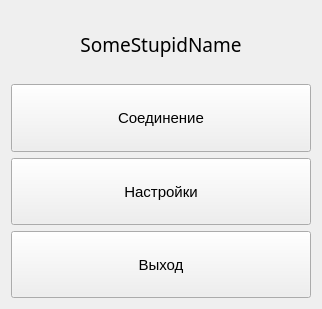
<?xml version="1.0" encoding="UTF-8"?>
<ui version="4.0">
 <class>MainMenu</class>
 <widget class="QWidget" name="MainMenu">
  <property name="geometry">
   <rect>
    <x>0</x>
    <y>0</y>
    <width>322</width>
    <height>309</height>
   </rect>
  </property>
  <property name="minimumSize">
   <size>
    <width>222</width>
    <height>139</height>
   </size>
  </property>
  <property name="maximumSize">
   <size>
    <width>332</width>
    <height>351</height>
   </size>
  </property>
  <property name="windowTitle">
   <string>Form</string>
  </property>
  <layout class="QGridLayout" name="gridLayout">
   <item row="1" column="0">
    <widget class="QPushButton" name="pbConnect">
     <property name="sizePolicy">
      <sizepolicy hsizetype="Expanding" vsizetype="Expanding">
       <horstretch>0</horstretch>
       <verstretch>0</verstretch>
      </sizepolicy>
     </property>
     <property name="font">
      <font>
       <pointsize>11</pointsize>
      </font>
     </property>
     <property name="text">
      <string>Соединение</string>
     </property>
    </widget>
   </item>
   <item row="0" column="0">
    <widget class="QLabel" name="label">
     <property name="sizePolicy">
      <sizepolicy hsizetype="Expanding" vsizetype="Expanding">
       <horstretch>0</horstretch>
       <verstretch>0</verstretch>
      </sizepolicy>
     </property>
     <property name="font">
      <font>
       <family>Italic</family>
       <pointsize>14</pointsize>
      </font>
     </property>
     <property name="text">
      <string>SomeStupidName</string>
     </property>
     <property name="alignment">
      <set>Qt::AlignCenter</set>
     </property>
    </widget>
   </item>
   <item row="3" column="0">
    <widget class="QPushButton" name="pbExit">
     <property name="sizePolicy">
      <sizepolicy hsizetype="Expanding" vsizetype="Expanding">
       <horstretch>0</horstretch>
       <verstretch>0</verstretch>
      </sizepolicy>
     </property>
     <property name="font">
      <font>
       <pointsize>11</pointsize>
      </font>
     </property>
     <property name="text">
      <string>Выход</string>
     </property>
    </widget>
   </item>
   <item row="2" column="0">
    <widget class="QPushButton" name="pbSettings">
     <property name="sizePolicy">
      <sizepolicy hsizetype="Expanding" vsizetype="Expanding">
       <horstretch>0</horstretch>
       <verstretch>0</verstretch>
      </sizepolicy>
     </property>
     <property name="font">
      <font>
       <pointsize>11</pointsize>
      </font>
     </property>
     <property name="text">
      <string>Настройки</string>
     </property>
    </widget>
   </item>
  </layout>
 </widget>
 <resources/>
 <connections/>
</ui>
